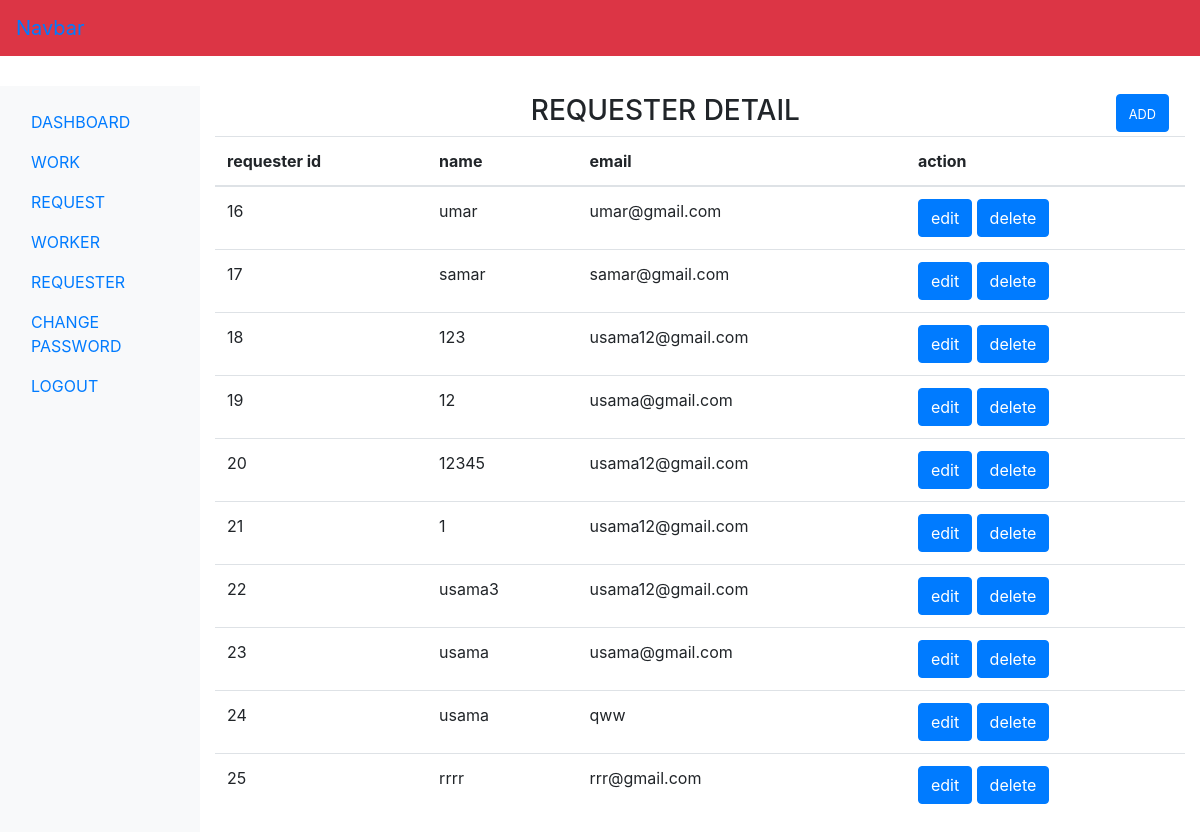
/admin/requester.php, run on the app's committed database.
### tables this page shows
CREATE TABLE `registration_db` (
  `r_login_id` int(11) NOT NULL,
  `r_name` varchar(60) NOT NULL,
  `r_email` varchar(60) NOT NULL,
  `r_password` varchar(60) NOT NULL
);

### admin/requester.php (the view, shortened to what this page needs)
<?php include('include/header.php');
include('../requester/dbconnection.php');
?>
<div class="col-sm-9 col-md-10 mt-2">
  <h3 class="text-center text-uppercase">requester  detail
  <span class="text-lower float-right">
  <a class="btn btn-primary mr-3" href="addrequester.php" ><small>add</small></a>
</span></h3>
<?php
$sql="SELECT * FROM registration_db";
$result=$con->query($sql);
if($result->num_rows > 0){
 echo '<table class="table">
        <thead>
          <tr>
            <th scope="col">requester id</th>
            <th scope="col">name</th>
            <th scope="col">email</th>
            <th scope="col">action</th>
          </tr>
        </thead>
        <tbody>';
            while($row=$result->fetch_assoc()){
       echo '  <tr>';
        echo '<td>'.$row["r_login_id"].'</td>';
        echo '<td>'.$row["r_name"].'</td>';
        echo '<td>'.$row["r_email"].'</td>';
        echo '<td>';
        echo '<form action="editrequester.php" class="d-inline">';
        echo' <input type="submit" class="btn btn-primary" name="edit"  value="edit">';
           echo' </form>';
           echo '<form action="" class="d-inline" method="POST">';
       echo' <input type="submit" class="btn btn-primary" name="delete" value="delete">';
   echo' </form>';
        echo'</td>';
        echo '</tr>';
        }
       echo '</tbody>
      </table>';
}
?>
</div>
<?php include('include/footer.php');?>

### data on the page
registration_db: r_login_id "16", r_name "umar", r_email "umar@gmail.com"
registration_db: r_login_id "17", r_name "samar", r_email "samar@gmail.com"
registration_db: r_login_id "18", r_name "123", r_email "usama12@gmail.com"
registration_db: r_login_id "19", r_name "12", r_email "usama@gmail.com"
registration_db: r_login_id "20", r_name "12345", r_email "usama12@gmail.com"
registration_db: r_login_id "21", r_name "1", r_email "usama12@gmail.com"
registration_db: r_login_id "22", r_name "usama3", r_email "usama12@gmail.com"
registration_db: r_login_id "23", r_name "usama", r_email "usama@gmail.com"
registration_db: r_login_id "24", r_name "usama", r_email "qww"
registration_db: r_login_id "25", r_name "rrrr", r_email "rrr@gmail.com"
